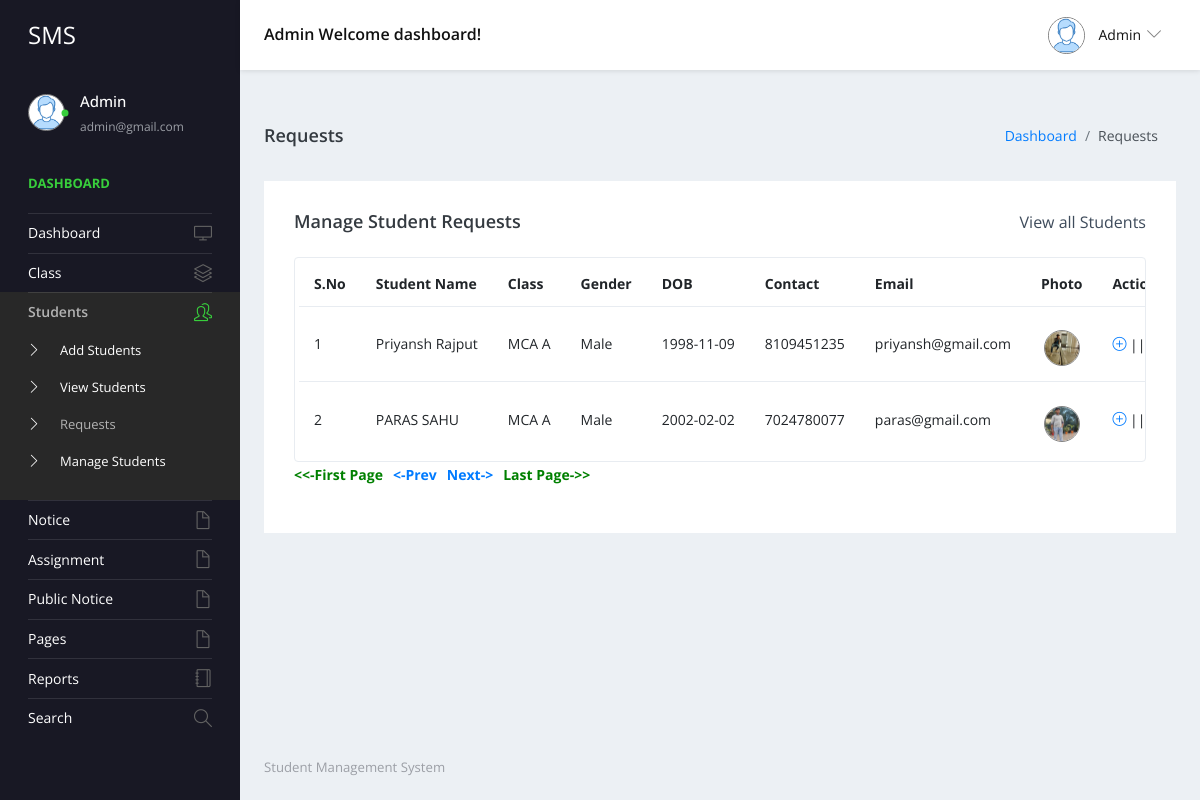
The page /admin/manage-request.php (signed in) on the database its author committed.
### tables this page shows
CREATE TABLE `tbltempstudent` (
  `id` int(10) NOT NULL,
  `StudentName` varchar(200) DEFAULT NULL,
  `StudentEmail` varchar(200) DEFAULT NULL,
  `StudentClass` varchar(100) DEFAULT NULL,
  `Status` int(11) DEFAULT NULL,
  `Gender` varchar(50) DEFAULT NULL,
  `DOB` date DEFAULT NULL,
  `FatherName` mediumtext DEFAULT NULL,
  `MotherName` mediumtext DEFAULT NULL,
  `SContact` bigint(20) DEFAULT NULL,
  `FContact` bigint(20) DEFAULT NULL,
  `Address` mediumtext DEFAULT NULL,
  `Username` varchar(200) DEFAULT NULL,
  `Password` varchar(200) DEFAULT NULL,
  `Image` varchar(200) DEFAULT NULL
);

CREATE TABLE `tblclass` (
  `ID` int(5) NOT NULL,
  `ClassName` varchar(50) DEFAULT NULL,
  `Section` varchar(20) DEFAULT NULL,
  `CreationDate` timestamp NULL DEFAULT current_timestamp()
);

### admin/manage-request.php (the view, shortened to what this page needs)
<?php
include('includes/dbconnection.php');
include('includes/sweetalert.php');
if (strlen($_SESSION['sturecmsaid']==0)) {
  header('location:logout.php');
  } else{
?>
<!DOCTYPE html>
<html lang="en">
  <head>
    <link rel="stylesheet" href="vendors/simple-line-icons/css/simple-line-icons.css">
    <link rel="stylesheet" href="vendors/flag-icon-css/css/flag-icon.min.css">
    <link rel="stylesheet" href="vendors/css/vendor.bundle.base.css">
    <link rel="stylesheet" href="./vendors/daterangepicker/daterangepicker.css">
    <link rel="stylesheet" href="./vendors/chartist/chartist.min.css">
    <link rel="stylesheet" href="./css/style.css">
  </head>
  <body>
    <div class="container-scroller">
     <?php include_once('includes/header.php');?>
      <div class="container-fluid page-body-wrapper">
        <?php include_once('includes/sidebar.php');?>
        <div class="main-panel">
          <div class="content-wrapper">
             <div class="page-header">
              <h3 class="page-title"> Requests </h3>
              <nav aria-label="breadcrumb">
                <ol class="breadcrumb">
                  <li class="breadcrumb-item"><a href="dashboard.php">Dashboard</a></li>
                  <li class="breadcrumb-item active" aria-current="page"> Requests</li>
                </ol>
              </nav>
            </div>
            <div class="row">
              <div class="col-md-12 grid-margin stretch-card">
                <div class="card">
                  <div class="card-body">
                    <div class="d-sm-flex align-items-center mb-4">
                      <h4 class="card-title mb-sm-0">Manage Student Requests</h4>
                      <a href="#" class="text-dark ml-auto mb-3 mb-sm-0"> View all Students</a>
                    </div>
                    <div class="table-responsive border rounded p-1">
                      <table class="table">
                        <thead>
                          <tr>
                            <th class="font-weight-bold">S.No</th>
                            <th class="font-weight-bold">Student Name</th>
                            <th class="font-weight-bold">Class</th>
                            <th class="font-weight-bold">Gender</th>
                            <th class="font-weight-bold">DOB</th>
                            <th class="font-weight-bold">Contact</th>
                            <th class="font-weight-bold">Email</th>
                            <th class="font-weight-bold">Photo</th>
                            <th class="font-weight-bold">Action</th>
                          </tr>
                        </thead>
                        <tbody>
                           <?php
                            if (isset($_GET['pageno'])) {
            $pageno = $_GET['pageno'];
        } else {
            $pageno = 1;
        }
        $no_of_records_per_page = 10;
        $offset = ($pageno-1) * $no_of_records_per_page;
       $ret = "SELECT ID FROM tblstudent";
$query1 = $dbh -> prepare($ret);
$query1->execute();
$total_rows=$query1->rowCount();
$total_pages = ceil($total_rows / $no_of_records_per_page);
$sql="SELECT tbltempstudent.id as sid,tbltempstudent.StudentName,tbltempstudent.Gender,tbltempstudent.DOB,tbltempstudent.SContact,tbltempstudent.Image,tbltempstudent.StudentEmail,tblclass.ClassName,tblclass.Section from tbltempstudent join tblclass on tblclass.ID=tbltempstudent.StudentClass WHERE tbltempstudent.Status=0 LIMIT $offset, $no_of_records_per_page";
$query = $dbh -> prepare($sql);
$query->execute();
$results=$query->fetchAll(PDO::FETCH_OBJ);
$cnt=1;
if($query->rowCount() > 0)
{
foreach($results as $row)
{               ?>
                          <tr>
                            <td><?php echo htmlentities($cnt);?></td>
                            <td><?php  echo htmlentities($row->StudentName);?></td>
                            <td><?php  echo htmlentities($row->ClassName);?> <?php  echo htmlentities($row->Section);?></td>
                            <td><?php  echo htmlentities($row->Gender);?></td>
                            <td><?php  echo htmlentities($row->DOB);?></td>
                            <td><?php  echo htmlentities($row->SContact);?></td>
                            <td><?php  echo htmlentities($row->StudentEmail);?></td>
                            <td> <div class="div-img"> <img src="images/<?php echo $row->Image;?>" value="<?php  echo $row->Image;?>"></div></td>
                            <td>
                              <div><a href="manage-request.php?aid=<?php echo htmlentities ($row->sid);?>"><i class="icon-plus"></i></a>
                                                || <a href="manage-request.php?delid=<?php echo ($row->sid);?>" class="btn_del"> <i class="icon-trash"></i></a></div>
                            </td>
                          </tr><?php $cnt=$cnt+1;}} ?>
                        </tbody>
                      </table>
                    </div>
                    <div align="left">
    <ul class="pagination" >
        <li><a href="?pageno=1" style="color:green;"><strong><<-First Page</strong></a></li>
        <li class="<?php if($pageno <= 1){ echo 'disabled'; } ?>">
            <a href="<?php if($pageno <= 1){ echo '#'; } else { echo "?pageno=".($pageno - 1); } ?>"><strong style="padding-left: 10px"> <-Prev</strong></a>
        </li>
        <li class="<?php if($pageno >= $total_pages){ echo 'disabled'; } ?>">
            <a href="<?php if($pageno >= $total_pages){ echo '#'; } else { echo "?pageno=".($pageno + 1); } ?>"><strong style="padding-left: 10px">Next-></strong></a>
        </li>
        <li><a href="?pageno=<?php echo $total_pages; ?>" style="color:green;"><strong style="padding-left: 10px">Last Page->></strong></a></li>
    </ul>
</div>
                  </div>
                </div>
              </div>
            </div>
          </div>
         <?php include_once('includes/footer.php');?>
        </div>
      </div>
    </div>
  </body>
</html><?php }  ?>

### admin/includes/header.php (shortened to what this page needs)
<nav class="navbar default-layout-navbar col-lg-12 col-12 p-0 fixed-top d-flex flex-row">
        <div class="navbar-brand-wrapper d-flex align-items-center">
          <a class="navbar-brand brand-logo" href="dashboard.php">
            <strong style="color: white;">SMS</strong>
          </a>
        </div><?php
         $aid= $_SESSION['sturecmsaid'];
$sql="SELECT * from tbladmin where ID=:aid";
$query = $dbh -> prepare($sql);
$query->bindParam(':aid',$aid,PDO::PARAM_STR);
$query->execute();
$results=$query->fetchAll(PDO::FETCH_OBJ);
$cnt=1;
if($query->rowCount() > 0)
{
foreach($results as $row)
{               ?>
        <div class="navbar-menu-wrapper d-flex align-items-center flex-grow-1">
          <h5 class="mb-0 font-weight-medium d-none d-lg-flex"><?php  echo htmlentities($row->AdminName);?> Welcome dashboard!</h5>
          <ul class="navbar-nav navbar-nav-right ml-auto">
            <li class="nav-item dropdown d-none d-xl-inline-flex user-dropdown">
              <a class="nav-link dropdown-toggle" id="UserDropdown" href="#" data-toggle="dropdown" aria-expanded="false">
                <img class="img-xs rounded-circle ml-2" src="images/faces/face8.jpg" alt="Profile image"> <span class="font-weight-normal"> <?php  echo htmlentities($row->AdminName);?> </span></a>
                <?php $cnt=$cnt+1;}} ?>
            </li>
          </ul>
        </div>
      </nav>

### admin/includes/sidebar.php (shortened to what this page needs)
<nav class="sidebar sidebar-offcanvas" id="sidebar">
          <ul class="nav">
            <li class="nav-item nav-profile">
              <a href="#" class="nav-link">
                <div class="profile-image">
                  <img class="img-xs rounded-circle" src="images/faces/face8.jpg" alt="profile image">
                  <div class="dot-indicator bg-success"></div>
                </div>
                <div class="text-wrapper">
                  <?php
         $aid= $_SESSION['sturecmsaid'];
$sql="SELECT * from tbladmin where ID=:aid";
$query = $dbh -> prepare($sql);
$query->bindParam(':aid',$aid,PDO::PARAM_STR);
$query->execute();
$results=$query->fetchAll(PDO::FETCH_OBJ);
$cnt=1;
if($query->rowCount() > 0)
{
foreach($results as $row)
{               ?>
                  <p class="profile-name"><?php  echo htmlentities($row->AdminName);?></p>
                  <p class="designation"><?php  echo htmlentities($row->Email);?></p><?php $cnt=$cnt+1;}} ?>
                </div>
              </a>
            </li>
            <li class="nav-item nav-category">
              <span class="nav-link">Dashboard</span>
            </li>
            <li class="nav-item">
              <a class="nav-link" href="dashboard.php">
                <span class="menu-title">Dashboard</span>
                <i class="icon-screen-desktop menu-icon"></i>
              </a>
            </li>
            <li class="nav-item">
              <a class="nav-link" data-toggle="collapse" href="#ui-basic" aria-expanded="false" aria-controls="ui-basic">
                <span class="menu-title">Class</span>
                <i class="icon-layers menu-icon"></i>
              </a>
            </li>
            <li class="nav-item">
              <a class="nav-link" data-toggle="collapse" href="#ui-basic1" aria-expanded="false" aria-controls="ui-basic1">
                <span class="menu-title">Students</span>
                <i class="icon-people menu-icon"></i>
              </a>
              <div class="collapse" id="ui-basic1">
                <ul class="nav flex-column sub-menu">
                  <li class="nav-item"> <a class="nav-link" href="add-students.php">Add Students</a></li>
                  <li class="nav-item"> <a class="nav-link" href="view-students.php">View Students</a></li>
                  <li class="nav-item"> <a class="nav-link" href="manage-request.php">Requests</a></li>
                  <li class="nav-item"> <a class="nav-link" href="manage-students.php">Manage Students</a></li>
                </ul>
              </div>
            </li>
            <li class="nav-item">
              <a class="nav-link" data-toggle="collapse" href="#auth" aria-expanded="false" aria-controls="auth">
                <span class="menu-title">Notice</span>
                <i class="icon-doc menu-icon"></i>
              </a>
            </li>
            <li class="nav-item">
              <a class="nav-link" data-toggle="collapse" href="#autha" aria-expanded="false" aria-controls="auth">
                <span class="menu-title">Assignment</span>
                <i class="icon-doc menu-icon"></i>
              </a>
            </li>
            <li class="nav-item">
              <a class="nav-link" data-toggle="collapse" href="#auth1" aria-expanded="false" aria-controls="auth">
                <span class="menu-title">Public Notice</span>
                <i class="icon-doc menu-icon"></i>
              </a>
              <li class="nav-item">
              <a class="nav-link" data-toggle="collapse" href="#auth2" aria-expanded="false" aria-controls="auth">
                <span class="menu-title">Pages</span>
                <i class="icon-doc menu-icon"></i>
              </a>
            </li>
              <li class="nav-item">
              <a class="nav-link" href="between-dates-reports.php">
                <span class="menu-title">Reports</span>
                <i class="icon-notebook menu-icon"></i>
              </a>
            </li>
            <li class="nav-item">
              <a class="nav-link" href="search.php">
                <span class="menu-title">Search</span>
                <i class="icon-magnifier menu-icon"></i>
              </a>
            </li>
            </li>
          </ul>
        </nav>

### admin/manage-request.php (style rules this page uses)
.div-img { justify-content: center; align-items: center; display:flex; padding-top:20%; }
img { transition: transform .2s; width:50px; height:50px; margin:0 auto; background-color: rgb(173, 173, 237); border-radius: 50px; border: 1px solid grey; }

### rows shown on the page
tbltempstudent: StudentName "Priyansh Rajput", tblclass.ClassName "MCA", tblclass.Section "A", Gender "Male", DOB "1998-11-09", SContact "8109451235", StudentEmail "priyansh@gmail.com", Image (picture)
tbltempstudent: StudentName "PARAS SAHU", tblclass.ClassName "MCA", tblclass.Section "A", Gender "Male", DOB "2002-02-02", SContact "7024780077", StudentEmail "paras@gmail.com", Image (picture)

### other values the page prints
$row->AdminName "Admin"
$row->Email "admin@gmail.com"
